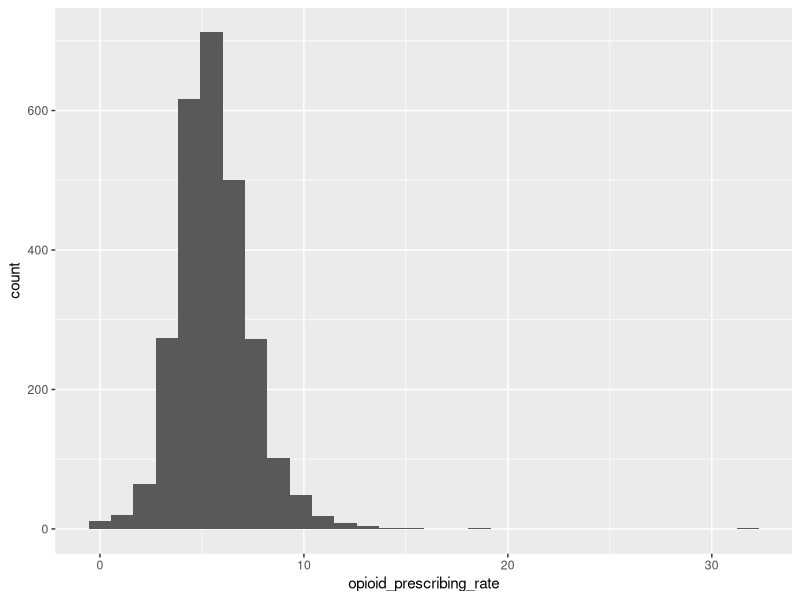
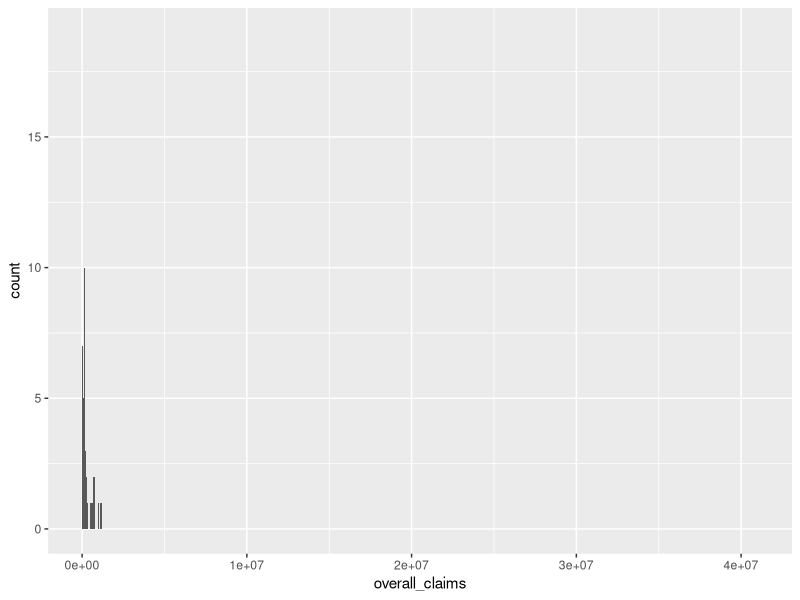

Reproduce these figures in R, in order.
## ---- chunk 1
## reading in data files, joining to access prescribing behavior (response vars)
library(tidyverse)
County_Drug <- read_csv("County_Drug.csv")
prescribing_behavior <- read_csv("293 COUNTY DATA/prescribing_behavior.csv") %>%
  mutate(county_id = paste0("05000US", FIPS)) %>%
  subset(select = -c(`State Name`, `State Abbreviation`, `County Name`, `FIPS`))
colnames(prescribing_behavior) <- c("part_d_prescribers", "part_d_opiod_prescribers", "opiod_claims", "extended_release_opioid_claims", "overall_claims", "opioid_prescribing_rate", "extended_release_prescription_rate", "change_in_rate", "county_id")

## joining data sets
working_data <- County_Drug %>%
  inner_join(prescribing_behavior, by = "county_id") 

## ---- chunk 2

ggplot(working_data, aes(x = opioid_prescribing_rate)) + 
  geom_histogram()

ggplot(working_data, aes(x = overall_claims)) + 
  geom_histogram(binwidth = 1000)
